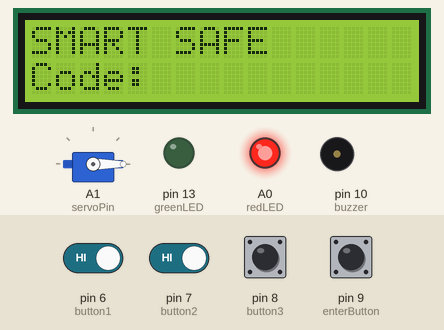
Recording of a sketch running on a simulated Arduino Uno, built with avr-gcc and run on an emulated ATmega328P. Shown: 16×2 character LCD, servo, output pins drawn as LEDs (lit = HIGH), buzzer (waves = sounding). The inputs (shaded band) are chosen by the test bench; at power-on: pin 6 (button1), pin 7 (button2), pin 8 (button3), pin 9 (enterButton) HIGH.

Above: at 1.2 s.
1.3 s: pin 9 (enterButton) pulled LOW for 0.15 s
At 3.1 s:
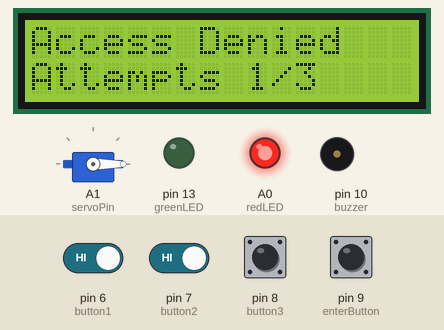
3.2 s: pin 6 (button1) driven LOW and pin 7 (button2) driven LOW
At 5.65 s:
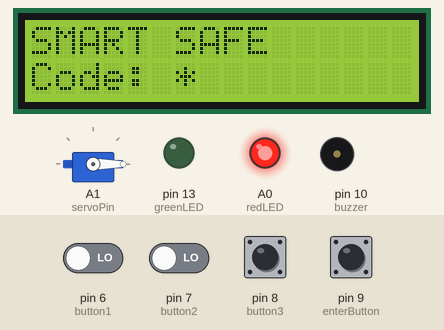
6.2 s: pin 9 (enterButton) pulled LOW for 1 s
At 11.12 s:
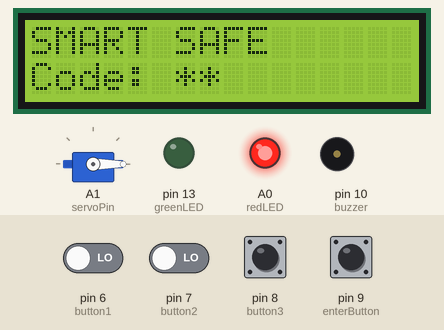
Timing chart, 0 to 23.1 s (numbered marks = the images above; inputs shaded):
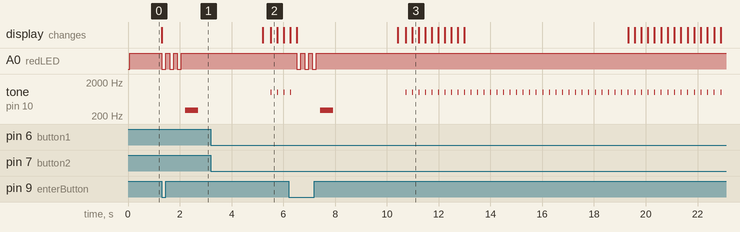

The sketch:

smart_safe.ino
```cpp
#include <LiquidCrystal.h>
#include <Servo.h>

LiquidCrystal lcd(12, 11, 5, 4, 3, 2);

const int button1 = 6;
const int button2 = 7;
const int button3 = 8;
const int enterButton = 9;

const int buzzer = 10;

const int greenLED = 13;
const int redLED = A0;

Servo lockServo;
const int servoPin = A1;

String inputCode = "";
String displayCode ="";

int failedAttempts = 0;
bool lockedOut = false;

void setup() {
  lcd.begin(16, 2);

  pinMode(button1, INPUT_PULLUP);
  pinMode(button2, INPUT_PULLUP);
  pinMode(button3, INPUT_PULLUP);
  pinMode(enterButton, INPUT_PULLUP);

  pinMode (buzzer, OUTPUT);

  lockServo.attach(servoPin);
  lockServo.write(0);

  lcd.print("SMART SAFE");
  lcd.setCursor(0,1);
  lcd.print("Code: ");

  pinMode(greenLED, OUTPUT);
  pinMode(redLED, OUTPUT);
  digitalWrite(redLED, HIGH);
  digitalWrite(greenLED, LOW);
}

void loop() {
  if (lockedOut) {  // begins lockout sequence
    lcd.clear();
    lcd.print("LOCKED OUT");

    for (int i = 30; i > 0;i--) {
      lcd.setCursor(0, 1);
      lcd.print("Wait ");
      lcd.print(i);
      lcd.print(" sec ");

      digitalWrite(redLED, !digitalRead(redLED));
      tone(buzzer, 400, 100);
      delay(1000);
    }

    digitalWrite(redLED, HIGH);
    digitalWrite(greenLED, LOW);

    failedAttempts = 0;
    lockedOut = false;

    lcd.clear();
    lcd.print("SMART SAFE");
    lcd.setCursor(0, 1);
    lcd.print("Code: ");

    return;
    }

  if (digitalRead(button1) == LOW) {
    inputCode += "1";
    displayCode += "*";
    tone(buzzer, 1000, 40);

    lcd.setCursor(6,1);
    lcd.print(displayCode);
    delay(250);
  }

  if (digitalRead(button2) == LOW) {
    inputCode += "2";
    displayCode += "*";
    tone(buzzer, 1000, 40);

    lcd.setCursor(6,1);
    lcd.print(displayCode);
    delay(250);
  }

  if (digitalRead(button3) == LOW) {
    inputCode += "3";
    displayCode += "*";
    tone(buzzer, 1000, 40);

    lcd.setCursor(6,1);
    lcd.print(displayCode);
    delay(250);
  }

  if (digitalRead(enterButton) == LOW) {

    lcd.clear();

    if (inputCode == "2312") {
      failedAttempts = 0;

      lcd.print("Access Granted");

      digitalWrite(redLED, LOW);
      digitalWrite(greenLED, HIGH);

      tone(buzzer, 1200, 100);
      delay(120);
      tone(buzzer, 1600, 150);

      lockServo.write(90);
      delay(7000);

      lockServo.write(0);

      digitalWrite(greenLED, LOW);
      digitalWrite(redLED, HIGH);
    }
    else {
      failedAttempts ++;

      lcd.clear();
      lcd.print("Access Denied");

      lcd.setCursor(0, 1);
      lcd.print("Attempts ");
      lcd.print(failedAttempts);
      lcd.print("/3");

      for (int i = 0; i < 3; i++) {
        digitalWrite(redLED, LOW);
        delay(150);
        digitalWrite(redLED, HIGH);
        delay(150);
      }
      tone(buzzer, 300, 500);

      delay(2000);

      if (failedAttempts >= 3) {
        lockedOut = true;
      }
    }

    delay(1000);

    inputCode = "";
    displayCode = "";

    lcd.clear();
    lcd.print("SMART SAFE");
    lcd.setCursor(0,1);
    lcd.print("Code: ");

    delay(300);
  }
}
```

Measured:
- after the input at 1.3 s, A0 (redLED): alternates HIGH for 0.15 s and LOW for 0.15 s, 6 changes in all, then stays HIGH, starting at once; tone on pin 10 (buzzer): silent → 300 Hz after 0.91 s, → silent 0.50 s later; the display: changes at once (image 1)
- after the input at 3.2 s, tone on pin 10 (buzzer): alternates 1000 Hz for 0.04 s and silent for 0.21 s, starting after 2.3 s; the display: first differs from a run without the input after 2.3 s (image 2)
- after the input at 6.2 s, A0 (redLED): alternates HIGH for 0.15 s and LOW for 0.15 s, 6 changes in all, then stays HIGH, starting after 0.32 s; the display: first differs from a run without the input after 0.32 s (image 3 shows a later state)
